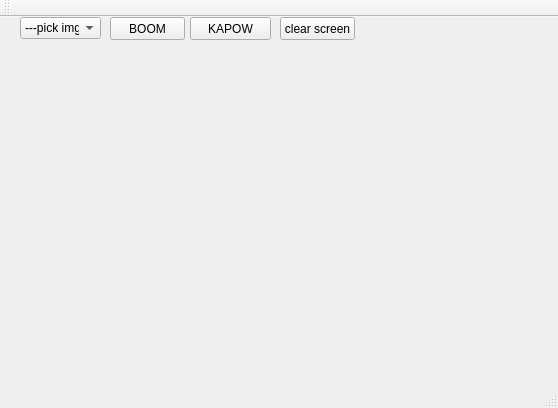
<?xml version="1.0" encoding="UTF-8"?>
<ui version="4.0">
 <class>TestAppClass</class>
 <widget class="QMainWindow" name="TestAppClass">
  <property name="geometry">
   <rect>
    <x>0</x>
    <y>0</y>
    <width>558</width>
    <height>408</height>
   </rect>
  </property>
  <property name="windowTitle">
   <string>TestApp</string>
  </property>
  <widget class="QWidget" name="centralWidget">
   <widget class="QLabel" name="labelKapow">
    <property name="geometry">
     <rect>
      <x>0</x>
      <y>80</y>
      <width>291</width>
      <height>271</height>
     </rect>
    </property>
    <property name="frameShadow">
     <enum>QFrame::Raised</enum>
    </property>
    <property name="text">
     <string/>
    </property>
    <property name="pixmap">
     <pixmap resource="testapp.qrc">:/kapow.png</pixmap>
    </property>
    <property name="scaledContents">
     <bool>true</bool>
    </property>
    <property name="wordWrap">
     <bool>true</bool>
    </property>
   </widget>
   <widget class="QPushButton" name="pushButtonKapow">
    <property name="geometry">
     <rect>
      <x>190</x>
      <y>0</y>
      <width>81</width>
      <height>23</height>
     </rect>
    </property>
    <property name="mouseTracking">
     <bool>true</bool>
    </property>
    <property name="autoFillBackground">
     <bool>true</bool>
    </property>
    <property name="text">
     <string>KAPOW</string>
    </property>
    <property name="autoDefault">
     <bool>false</bool>
    </property>
    <property name="default">
     <bool>false</bool>
    </property>
    <property name="flat">
     <bool>false</bool>
    </property>
   </widget>
   <widget class="QLabel" name="labelBoom">
    <property name="geometry">
     <rect>
      <x>230</x>
      <y>20</y>
      <width>331</width>
      <height>261</height>
     </rect>
    </property>
    <property name="frameShadow">
     <enum>QFrame::Raised</enum>
    </property>
    <property name="text">
     <string/>
    </property>
    <property name="pixmap">
     <pixmap resource="testapp.qrc">:/boom2.png</pixmap>
    </property>
    <property name="scaledContents">
     <bool>true</bool>
    </property>
    <property name="wordWrap">
     <bool>true</bool>
    </property>
   </widget>
   <widget class="QComboBox" name="comboBoxPickImg">
    <property name="geometry">
     <rect>
      <x>20</x>
      <y>0</y>
      <width>81</width>
      <height>22</height>
     </rect>
    </property>
    <item>
     <property name="text">
      <string>---pick img---</string>
     </property>
    </item>
    <item>
     <property name="text">
      <string>KAPOW</string>
     </property>
    </item>
    <item>
     <property name="text">
      <string>BOOM</string>
     </property>
    </item>
   </widget>
   <widget class="QPushButton" name="pushButtonBoom">
    <property name="geometry">
     <rect>
      <x>110</x>
      <y>0</y>
      <width>75</width>
      <height>23</height>
     </rect>
    </property>
    <property name="text">
     <string>BOOM</string>
    </property>
   </widget>
   <widget class="QPushButton" name="pushButtonClearScreen">
    <property name="geometry">
     <rect>
      <x>280</x>
      <y>0</y>
      <width>75</width>
      <height>23</height>
     </rect>
    </property>
    <property name="text">
     <string>clear screen</string>
    </property>
   </widget>
  </widget>
  <widget class="QMenuBar" name="menuBar">
   <property name="geometry">
    <rect>
     <x>0</x>
     <y>0</y>
     <width>558</width>
     <height>21</height>
    </rect>
   </property>
  </widget>
  <widget class="QToolBar" name="mainToolBar">
   <attribute name="toolBarArea">
    <enum>TopToolBarArea</enum>
   </attribute>
   <attribute name="toolBarBreak">
    <bool>false</bool>
   </attribute>
  </widget>
  <widget class="QStatusBar" name="statusBar"/>
 </widget>
 <layoutdefault spacing="6" margin="11"/>
 <resources>
  <include location="testapp.qrc"/>
 </resources>
 <connections/>
</ui>
